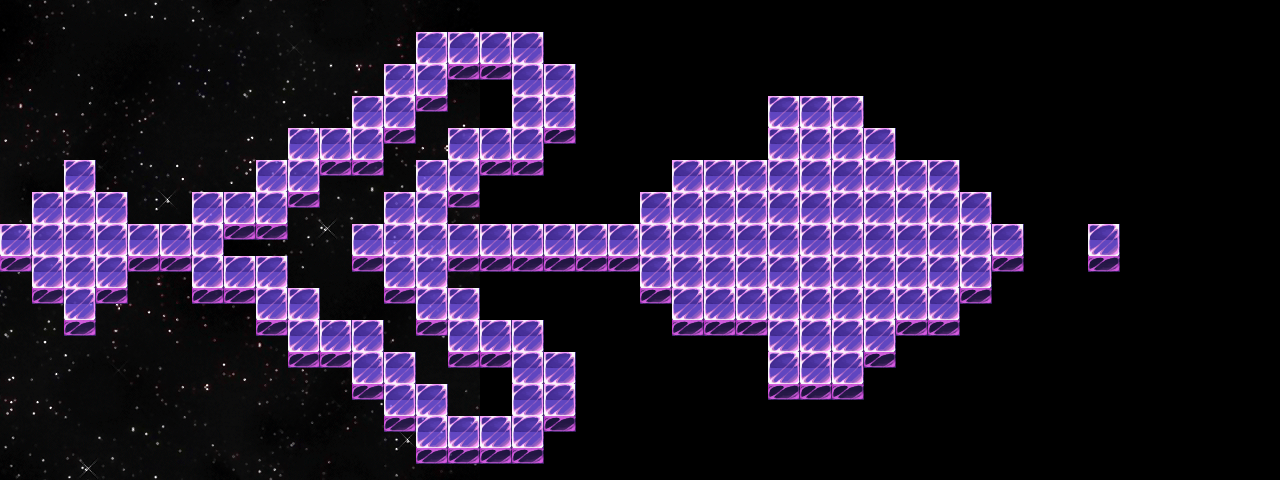

The image is a tile-based game level rendered from a .tmx file. Its description and source (layers, tilesets, objects; grid data summarised) follow:
An orthogonal 40x15 tile map with 32x32 px tiles, 1 tile layer (Tile Layer 1), 1 hidden layer not drawn, 2 tilesets, 1 image layer and 4 objects (hero, witch, sensorSpace, sensorTalk).

<map version="1.0" orientation="orthogonal" width="40" height="15" tilewidth="32" tileheight="32">
 <tileset firstgid="1" name="tilesets" tilewidth="32" tileheight="32">
  <image source="world_tileset/tilesets.png" width="512" height="480" />
 </tileset>
 <tileset firstgid="241" name="metatiles32x32" tilewidth="32" tileheight="32">
  <image source="metatiles32x32.png" width="160" height="32" />
  <tile id="0">
   <properties>
    <property name="type" value="solid" />
   </properties>
  </tile>
 </tileset>
 <imagelayer name="parallax" width="40" height="15">
  <image source="world_tileset/StarlitSky.png" />
 </imagelayer>
 <layer name="Tile Layer 1" width="40" height="15">
  <data>[600 cells, 207 non-empty, 4 distinct tile ids]</data>
 </layer>
 <objectgroup name="entities" width="40" height="15">
  <object name="hero" x="66" y="208" width="26" height="43" />
  <object name="witch" x="1090" y="231" width="25" height="17" />
  <object name="sensorSpace" x="510" y="6" width="19" height="20" />
  <object name="sensorTalk" x="966" y="213" width="68" height="59" />
 </objectgroup>
 <layer name="collisions" width="40" height="15" visible="0">
  <data>[600 cells, 455 non-empty, 1 distinct tile ids]</data>
 </layer>
</map>
